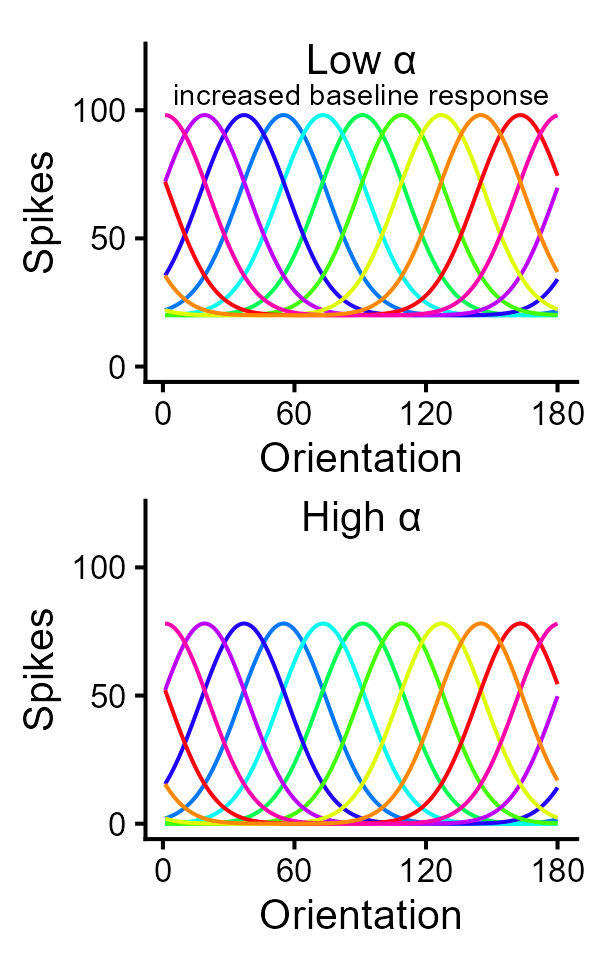

R code for this plot:
library(tidyverse)
library(patchwork)
library(ggpp)

# tuning curves
Rmax <- 115
C50 <- 19.3
n   <-  2.9

color_wheel <- function(alpha = 1) {
  h <- c(seq(160, 0, -1), seq(180, 161, -1))[-161]
  h <- h / 180
  s <- rep(1, 180)
  v <- rep(1, 180)
  hsv(h, s, v, alpha)
}

colors <- color_wheel()
n_neurons <- 180
orientations <- seq(1, 180, by = 1)
preferred_orientations <-  seq(1, 180, length.out = n_neurons)
max_firing_rate <- Rmax * 25^n / (25^n + C50^n)
tuning_width <- 20

tuning_curves <- matrix(0, nrow = n_neurons, ncol = length(orientations))
for (i in 1:n_neurons) {
  tuning_curves[i, ] <- max_firing_rate * exp(-0.5 * (pmin(abs(orientations - preferred_orientations[i]), 
                                                           180 - abs(orientations - preferred_orientations[i])) ^ 2) / tuning_width ^ 2)
}

FiringRate <- c()
for (i in 1:n_neurons) {
  FiringRate <- c(FiringRate, tuning_curves[i, ])
}

df_tuning <- data.frame(Orientation = rep(orientations, n_neurons),
                        FiringRate = FiringRate,
                        Neuron = rep(rep(orientations, n_neurons), each = length(orientations)),
                        Color = rep(colors, each = length(orientations)))

g4 <- ggplot(df_tuning[df_tuning$Neuron %in% seq(1, n_neurons, by = 18), ], 
             aes(x = Orientation, y = FiringRate, color = Color)) +
  geom_line() + scale_color_identity() +
  annotate("text_npc",
           npcx = 0.5,
           npcy = 1,
           label = "High α", 
           size = 3.5) +
  theme_classic(base_size = 10) + 
  scale_x_continuous(breaks = c(0, 60, 120, 180)) +
  scale_y_continuous(lim = c(0, 120), breaks = c(0, 50, 100)) +
  guides(color = F) + ylab("Spikes")
g4

df_tuning$FiringRate <- df_tuning$FiringRate + 20
g5 <- ggplot(df_tuning[df_tuning$Neuron %in% seq(1, n_neurons, by = 18), ], 
             aes(x = Orientation, y = FiringRate, color = Color)) +
  geom_line() + scale_color_identity() +
  annotate("text_npc",
           npcx = 0.5,
           npcy = 1,
           label = "Low α", 
           size = 3.5) +
  annotate("text_npc",
           npcx = 0.5,
           npcy = 0.88,
           label = "increased baseline response", 
           size = 2.5) +
  theme_classic(base_size = 10) + 
  scale_x_continuous(breaks = c(0, 60, 120, 180)) +
  scale_y_continuous(lim = c(0, 120), breaks = c(0, 50, 100)) +
  guides(color = F) + ylab("Spikes")
g5

f1 <- list(g5, g4)
f1 <- lapply(f1, function(p) {
  p + theme(
    legend.position = "none",
    plot.margin = margin(t = 5, r = 0, b = 0, l = 0, unit = "pt")
  )
})

figure_3_tuning <- wrap_plots(f1, nrow = 2)
ggsave("figure_3_tuning.png", figure_3_tuning, width = 2, height = 3.2, dpi = 300)
